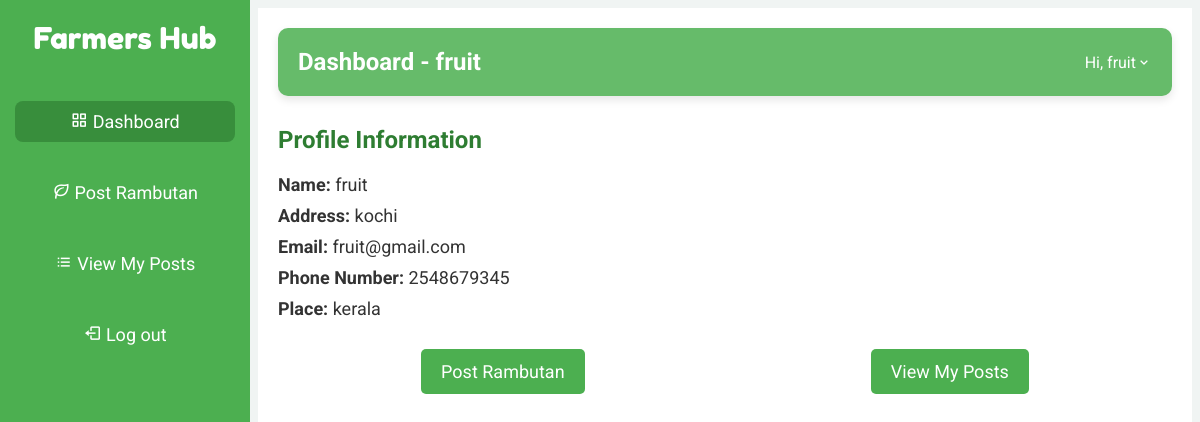
/farmer_dashboard/ (signed in), run on the app's committed database.
### warehouse/models.py (models this page shows, shortened)
class Registeruser(AbstractUser):
    username = models.EmailField(unique=True)
    name = models.CharField(max_length=50,default='noname')
    contact = models.CharField(max_length=250, blank=True)
    address = models.CharField(max_length=250, blank=True)
    place = models.CharField(max_length=100, blank=True)
    role = models.CharField(max_length=10, choices=ROLE_CHOICES)
    groups = models.ManyToManyField(
        Group,
        related_name='registeruser_set',  # Custom related_name
        blank=True,
        help_text='The groups this user belongs to. A user will get all permissions granted to each of their groups.'
    )
    user_permissions = models.ManyToManyField(
        Permission,
        related_name='registeruser_set',  # Custom related_name
        blank=True,
        help_text='Specific permissions for this user.'
    )

### warehouse/views.py (the view)
# urls.py: path('farmer_dashboard/',views.farmer_dashboard,name='farmer_dashboard'),
@login_required
def farmer_dashboard(request):
    try:
        user = Registeruser.objects.get(username=request.user.username,role='farmer')
    except Registeruser.DoesNotExist:
        return render(request, '404.html')
    return render(request, 'farmer_dashboard.html', {'farmer': user})

### warehouse/templates/farmer_dashboard.html (shortened to what this page needs)
{% load static %}
<!DOCTYPE html>
<html lang="en" dir="ltr">
<head>
  <link href='https://unpkg.com/boxicons@2.0.7/css/boxicons.min.css' rel='stylesheet'>
</head>
<body>
  <div class="sidebar">
    <div class="logo-details">
      <span class="logo_name">Farmers Hub</span>
    </div>
    <ul class="nav-links">
      <li>
        <a href="{% url 'farmer_dashboard' %}" class="active">
          <i class='bx bx-grid-alt'></i>
          <span class="links_name">Dashboard</span>
        </a>
      </li>
      <li>
        <a href="{% url 'post_rambutan' %}">
          <i class='bx bx-leaf'></i>
          <span class="links_name">Post Rambutan</span>
        </a>
      </li>
      <li>
        <a href="{% url 'view_posts' %}">
          <i class='bx bx-list-ul'></i>
          <span class="links_name">View My Posts</span>
        </a>
      </li>
      <li class="log_out">
        <a href="{% url 'logout' %}">
          <i class='bx bx-log-out'></i>
          <span class="links_name">Log out</span>
        </a>
      </li>
    </ul>
  </div>
  <section class="home-section">
    <nav>
      <span class="dashboard">Dashboard - {{ farmer.name }}</span>
      <div class="profile-details">
        <span>Hi, {{ farmer.name }}</span>
        <i class='bx bx-chevron-down'></i>
      </div>
    </nav>
    <div class="home-content">
      <div class="profile-view">
        <h2>Profile Information</h2>
        <div class="info">
          <div><strong>Name:</strong> {{ farmer.name }}</div>
          <div><strong>Address:</strong> {{ farmer.address }}</div>
          <div><strong>Email:</strong> {{ user.username }}</div>
          <div><strong>Phone Number:</strong> {{ farmer.contact }}</div>
          <div><strong>Place:</strong> {{ farmer.place }}</div>
        </div>
      </div>
      <div class="quick-actions">
        <a href="{% url 'post_rambutan' %}">Post Rambutan</a>
        <a href="{% url 'view_posts' %}">View My Posts</a>
      </div>
    </div>
  </section>
</body>
</html>

### warehouse/templates/farmer_dashboard.html (style rules this page uses)
body { font-family: 'Roboto', sans-serif; background-color: #f0f4f3; }
.sidebar { background-color: #4CAF50; height: 100%; width: 250px; position: fixed; top: 0; left: 0; padding-top: 20px; }
.sidebar .logo-details { text-align: center; margin-bottom: 30px; }
.sidebar .logo_name { font-family: 'Fredoka One', cursive; font-size: 30px; color: white; }
.sidebar ul { list-style: none; padding: 0; }
.sidebar ul li { padding: 15px; text-align: center; }
.sidebar ul li a { text-decoration: none; font-size: 18px; color: white; display: block; padding: 10px; }
.sidebar ul li a:hover, .sidebar ul li a.active { background-color: #388e3c; border-radius: 8px; }
.home-section { position: relative; min-height: 100vh; background-color: #fff; margin-left: 250px; padding: 20px; transition: all 0.5s ease; }
.home-section nav { display: flex; justify-content: space-between; padding: 20px; background-color: #66BB6A; color: white; box-shadow: 0 4px 8px rgba(0, 0, 0, 0.1); border-radius: 10px; }
.home-section nav .dashboard { font-size: 24px; font-weight: 700; }
.home-section nav .profile-details { display: flex; align-items: center; }
.profile-view { margin-top: 30px; }
.profile-view h2 { font-size: 24px; color: #2e7d32; margin-bottom: 20px; }
.profile-view .info { display: flex; flex-direction: column; gap: 10px; }
.profile-view .info div { font-size: 18px; color: #333; }
.quick-actions { display: flex; justify-content: space-around; margin-top: 30px; }
.quick-actions a { padding: 12px 20px; background-color: #4CAF50; color: white; text-decoration: none; border-radius: 5px; font-size: 18px; }

### data on the page
Registeruser: name "fruit", address "kochi", username "fruit@gmail.com", contact "2548679345", place "kerala"
